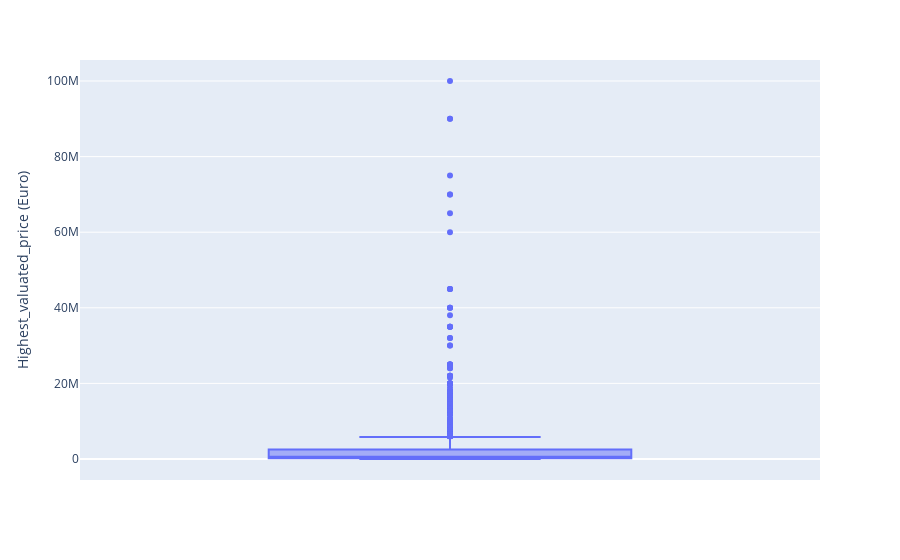

The cell this chart's notebook holds for it:
### Code cell
fig = px.box(goalkeepers_df, y = 'Highest_valuated_price (Euro)')
fig.show()

### Figure 1 — Plotly figure (JSON) as saved in the notebook; plotly's stock layout.template omitted (floating-point values rounded to 4 significant figures; data arrays with more than 128 entries replaced by an {"elided": "..."} marker saying what was removed)
{"data": [{"alignmentgroup": "True", "hovertemplate": "Highest_valuated_price (Euro)=%{y}<extra></extra>", "legendgroup": "", "marker": {"color": "#636efa"}, "name": "", "notched": false, "offsetgroup": "", "orientation": "v", "showlegend": false, "type": "box", "x0": " ", "xaxis": "x", "y": {"elided": "1184 int values"}, "y0": " ", "yaxis": "y"}], "layout": {"boxmode": "group", "legend": {"tracegroupgap": 0}, "margin": {"t": 60}, "xaxis": {"anchor": "y", "domain": [0, 1]}, "yaxis": {"anchor": "x", "domain": [0, 1], "title": {"text": "Highest_valuated_price (Euro)"}}}}
